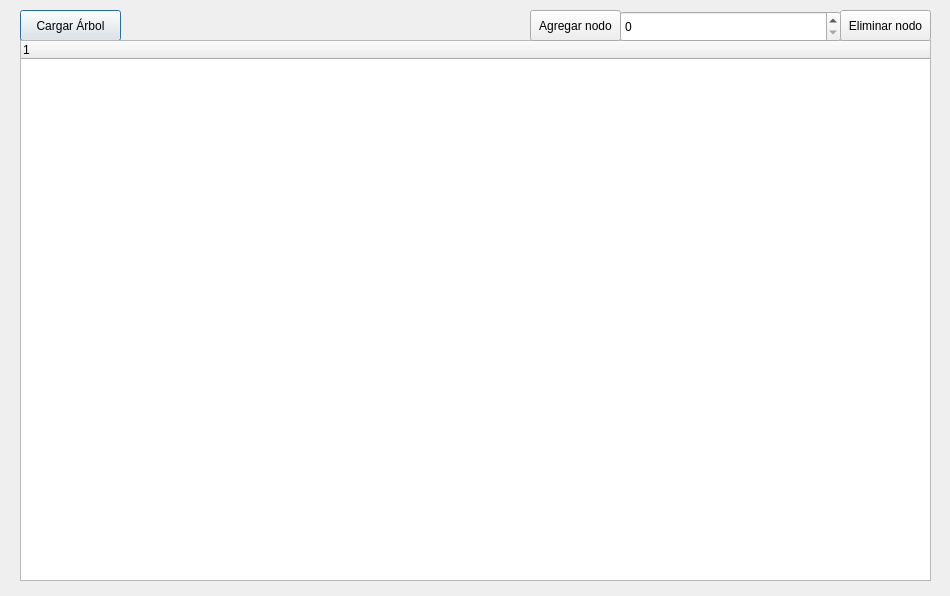
<?xml version="1.0" encoding="UTF-8"?>
<ui version="4.0">
 <class>VentanaArbolAVL</class>
 <widget class="QDialog" name="VentanaArbolAVL">
  <property name="geometry">
   <rect>
    <x>0</x>
    <y>0</y>
    <width>950</width>
    <height>596</height>
   </rect>
  </property>
  <property name="windowTitle">
   <string>Dialog</string>
  </property>
  <widget class="QPushButton" name="pushButton">
   <property name="geometry">
    <rect>
     <x>20</x>
     <y>10</y>
     <width>101</width>
     <height>31</height>
    </rect>
   </property>
   <property name="text">
    <string>Cargar Árbol</string>
   </property>
  </widget>
  <widget class="QTreeWidget" name="treeWidget">
   <property name="geometry">
    <rect>
     <x>20</x>
     <y>40</y>
     <width>911</width>
     <height>541</height>
    </rect>
   </property>
   <column>
    <property name="text">
     <string notr="true">1</string>
    </property>
   </column>
  </widget>
  <widget class="QPushButton" name="pushButton_2">
   <property name="geometry">
    <rect>
     <x>530</x>
     <y>10</y>
     <width>91</width>
     <height>31</height>
    </rect>
   </property>
   <property name="text">
    <string>Agregar nodo</string>
   </property>
  </widget>
  <widget class="QPushButton" name="pushButton_3">
   <property name="geometry">
    <rect>
     <x>840</x>
     <y>10</y>
     <width>91</width>
     <height>31</height>
    </rect>
   </property>
   <property name="text">
    <string>Eliminar nodo</string>
   </property>
  </widget>
  <widget class="QSpinBox" name="spinBox">
   <property name="geometry">
    <rect>
     <x>620</x>
     <y>11</y>
     <width>221</width>
     <height>31</height>
    </rect>
   </property>
  </widget>
 </widget>
 <resources/>
 <connections/>
</ui>
